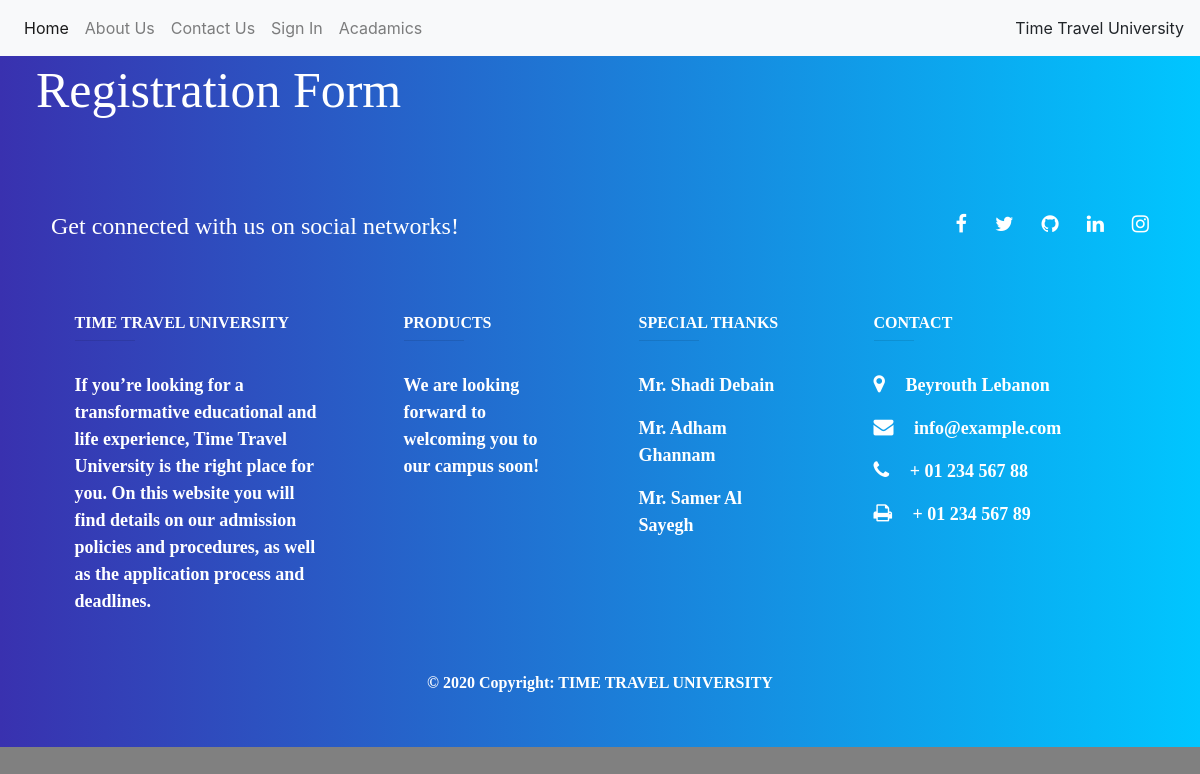
Before: /View/Faculties.php with the older database file.
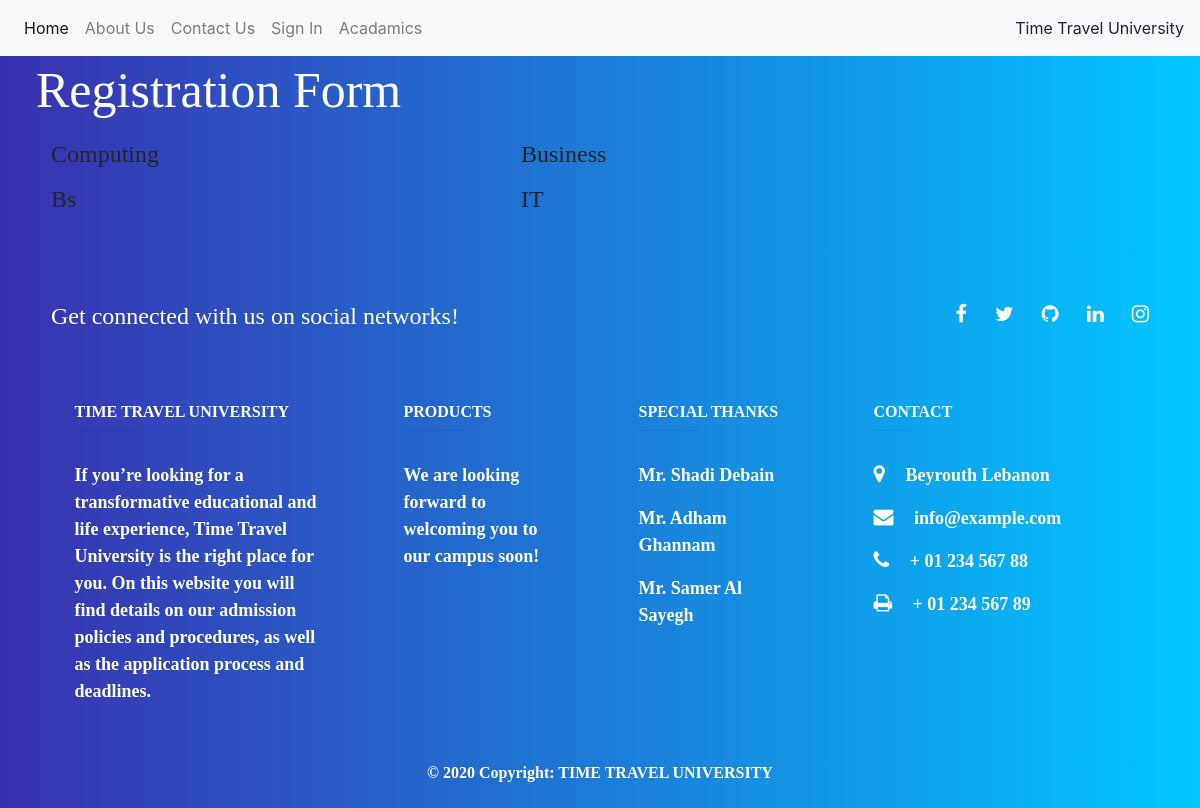
After: the same page with the newer database file.
### tables this page shows
CREATE TABLE IF NOT EXISTS `majors` (
  `MajorId` int(11) NOT NULL AUTO_INCREMENT,
  `MajorTitle` varchar(255) NOT NULL,
  PRIMARY KEY (`MajorId`),
  KEY `MajorId` (`MajorId`)
);

### Model/Guest.php (called while the page is built, shortened)
<?php
class Guest
{
	private $dbconnect;
	function  __construct($db)
    {
        $this->dbconnect = $db;
    }
	 function getMajors()
    {
        $query = 'select * from majors';
        $this->dbconnect->setQuery($query);
        $result = $this->dbconnect->selectquery();
        return $result;
    }
}
?>

### Model/DatabaseSMS.php (called while the page is built, shortened)
<?php
class DatabaseSMS
{
    private $dbHost = '127.0.0.1';
    private $dbUser = 'root';
    private $dbPassword = '';
    private $dbName = 'student_managment_system';
    public function connectToDb()
    {
        $db_connection = mysqli_connect($this->dbHost, $this->dbUser, $this->dbPassword, $this->dbName);
        return $db_connection;
    }
    function setQuery($query)
    {
        $this->query = $query;
    }
    public function executeQuery()
    {
        $db_connection = $this->connectToDb();
        $result = mysqli_query($db_connection, $this->query);
        if ($result == false) {
            echo " Query Error" . mysqli_error($db_connection);
            die();
        } else
            return $result;
    }
    public function selectQuery()
    {
        $query_result = $this->executeQuery();
        $resultArray = mysqli_fetch_all($query_result, MYSQLI_ASSOC);
        return $resultArray;
    }
}

### View/Faculties.php (the view, shortened to what this page needs)
<!DOCTYPE html>
<html lang="en">
<?php
require_once('HeaderSignin.php');
require_once('../Model/DatabaseSMS.php');
require_once('../Model/Guest.php');
$db = new DatabaseSMS();
$Guest = new Guest($db);
$majors = $Guest->getMajors();
?>
<body>
<div class="register">
    <div class="container py-5">
		<div class="row ">
		  <h3 class="register-heading" style="margin-top: -80px;" >Registration Form </h3>
		</div>
      <div class="row ">
	  <?php for ($i = 0; $i < count($majors); $i++){?>
        <div class="col-lg-5">
          <h4 class="font-weight-light"><?php echo $majors[$i]['MajorTitle']; ?></h4>
        </div>
	  <?php }?>
      </div>
	</div>
    <?php
    require_once('Footer.php'); ?>
  </div>
</body>
</html>

### View/HeaderSignin.php (shortened to what this page needs)
<head>
  <link rel="stylesheet" href="https://cdnjs.cloudflare.com/ajax/libs/font-awesome/4.7.0/css/font-awesome.min.css">
  <link rel="stylesheet" href="https://stackpath.bootstrapcdn.com/bootstrap/4.4.1/css/bootstrap.min.css">
  <link href="//maxcdn.bootstrapcdn.com/bootstrap/4.1.1/css/bootstrap.min.css" rel="stylesheet" id="bootstrap-css">
  <link rel="stylesheet" href="../Css/Style.css">
</head>
<nav class="navbar navbar-expand-lg navbar-light bg-light">
  <div class="collapse navbar-collapse" id="navbarSupportedContent">
    <ul class="navbar-nav mr-auto">
      <li class="nav-item active">
        <a class="nav-link" href="../View/home.php"> Home <span class="sr-only">(current)</span></a>
      </li>
      <li class="nav-item">
        <a class="nav-link" href="../View/AboutUs.php"> About Us <span class="sr-only">(current)</span></a>
      </li>
      <li class="nav-item">
        <a class="nav-link" href="../View/ContactUs.php"> Contact Us</a>
      </li>
      <li class="nav-item">
        <a class="nav-link" href="../View/SignIn.php"> Sign In</a>
      </li> <li class="nav-item">
        <a class="nav-link" href="../View/Faculties.php"> Acadamics</a>
      </li>
    </ul>
    Time Travel University
</nav>

### View/Footer.php (shortened to what this page needs)
<footer class="page-footer ">
  <div>
    <div class="container">
      <div class="row py-4 d-flex align-items-center">
        <div class="col-md-6 col-lg-5 text-center text-md-left mb-4 mb-md-0">
          <h4 class="mb-0">Get connected with us on social networks!</h4>
        </div>
        <div class="col-md-6 col-lg-7 text-center text-md-right">
          <a class="fb-ic">
            <i class="fa fa-facebook-f white-text mr-4 fa-1x"> </i>
          </a>
          <a class="tw-ic">
            <i class="fa fa-twitter white-text mr-4"> </i>
          </a>
          <a class="gi-ic">
            <i class="fa fa-github white-text mr-4"> </i>
          </a>
          <a class="li-ic">
            <i class="fa fa-linkedin white-text mr-4"> </i>
          </a>
          <a class="ins-ic">
            <i class="fa fa-instagram white-text"> </i>
          </a>
        </div>
      </div>
    </div>
  </div>
  <div class="container text-center text-md-left mt-5">
    <div class="row mt-3">
      <div class="col-md-3 col-lg-4 col-xl-3 mx-auto mb-4">
        <h6 class="text-uppercase font-weight-bold">Time Travel University</h6>
        <hr class="deep-purple accent-2 mb-4 mt-0 d-inline-block mx-auto" style="width: 60px;">
        <p>If you’re looking for a transformative educational and life experience, Time Travel University is the right place for you. On this website you will find details on our admission policies and procedures, as well as the application process and deadlines.</p>
      </div>
      <div class="col-md-2 col-lg-2 col-xl-2 mx-auto mb-4">
        <h6 class="text-uppercase font-weight-bold">Products</h6>
        <hr class="deep-purple accent-2 mb-4 mt-0 d-inline-block mx-auto" style="width: 60px;">
        <p>
          We are looking forward to welcoming you to our campus soon!
        </p>
      </div>
      <div class="col-md-4 col-lg-2 col-xl-2 mx-auto mb-md-0 mb-4">
        <h6 class="text-uppercase font-weight-bold">Special Thanks</h6>
        <hr class="deep-purple accent-2 mb-4 mt-0 d-inline-block mx-auto" style="width: 60px;">
        <p>Mr. Shadi Debain</p>
		<p>Mr. Adham Ghannam</p>
		<p>Mr. Samer Al Sayegh</p>
      </div>
      <div class="col-md-3 col-lg-3 col-xl-3 mx-auto mb-4">
        <h6 class="text-uppercase font-weight-bold">Contact</h6>
        <hr class="deep-purple accent-2 mb-4 mt-0 d-inline-block mx-auto" style="width: 40px;">
        <p>
          <i class="fa fa-map-marker mr-3"></i> Beyrouth Lebanon
        <p>
          <i class="fa fa-envelope mr-3"></i> info@example.com</p>
        <p>
          <i class="fa fa-phone mr-3"></i> + 01 234 567 88</p>
        <p>
          <i class="fa fa-print mr-3"></i> + 01 234 567 89</p>
      </div>
    </div>
  </div>
  <div class="footer-copyright text-center py-3">© 2020 Copyright: TIME TRAVEL UNIVERSITY
  </div>
</footer>

### Css/Style.css (style rules this page uses)
body { background-color: gray; }
.register { background: -webkit-linear-gradient(left, #3931af, #00c6ff); padding: 3%; font-family: "Times New Roman", Times, serif; }
.register-heading { text-align: center; margin-top: 7%; margin-bottom: -12%; color: white; font-size: 50px; font-family: "Times New Roman", Times, serif; }
.page-footer { font-weight: bold; color: white; font-family: "Times New Roman", Times, serif; cursor: pointer; }
p { font-family: "Times New Roman", Times, serif; font-size: 18px; }
.fa { font-size: 20px; }

Changed rows visible on the page:
added majors: MajorTitle "Computing"
added majors: MajorTitle "Business"
added majors: MajorTitle "Bs"
added majors: MajorTitle "IT"
